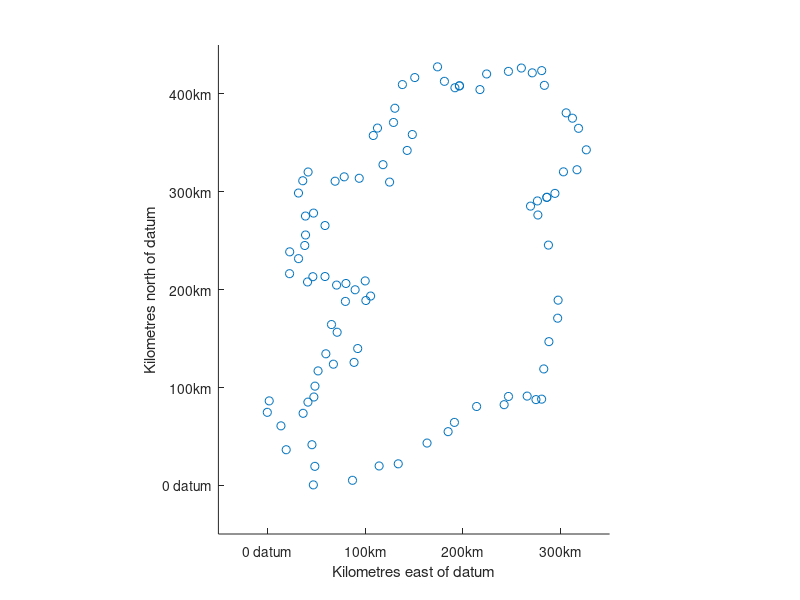
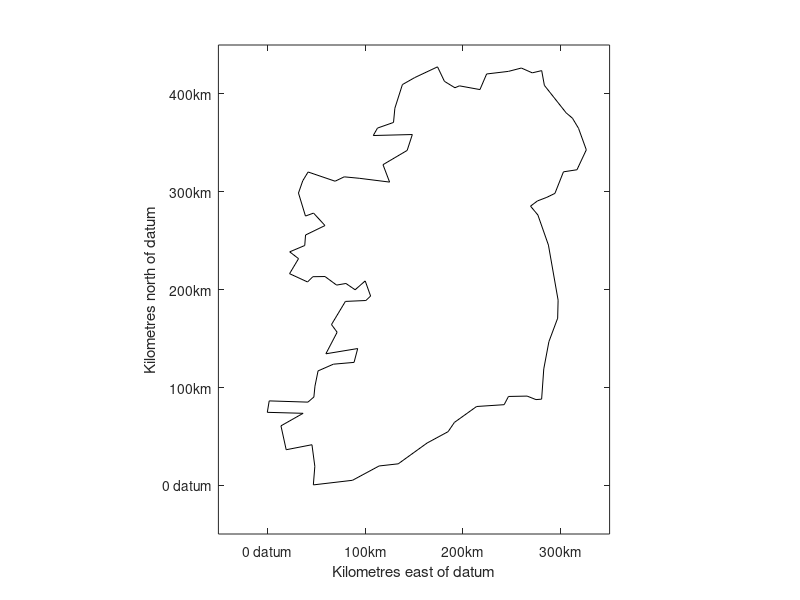
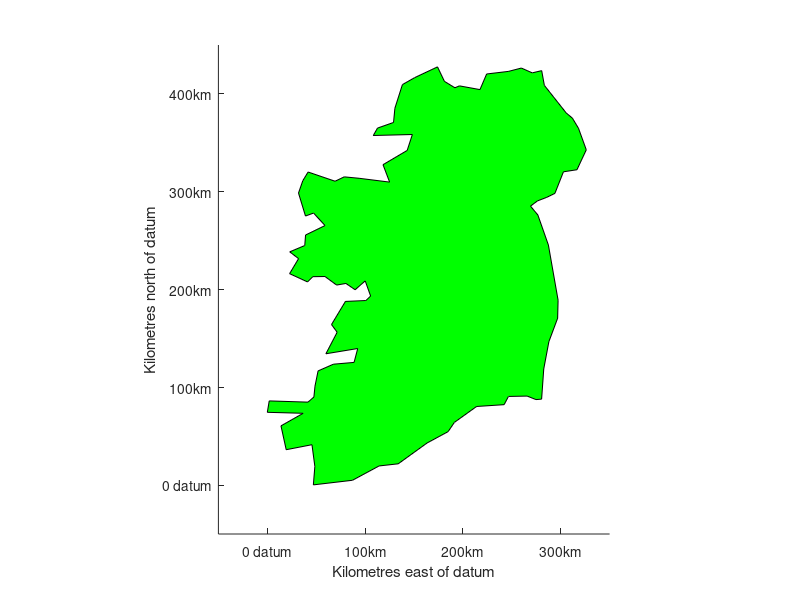
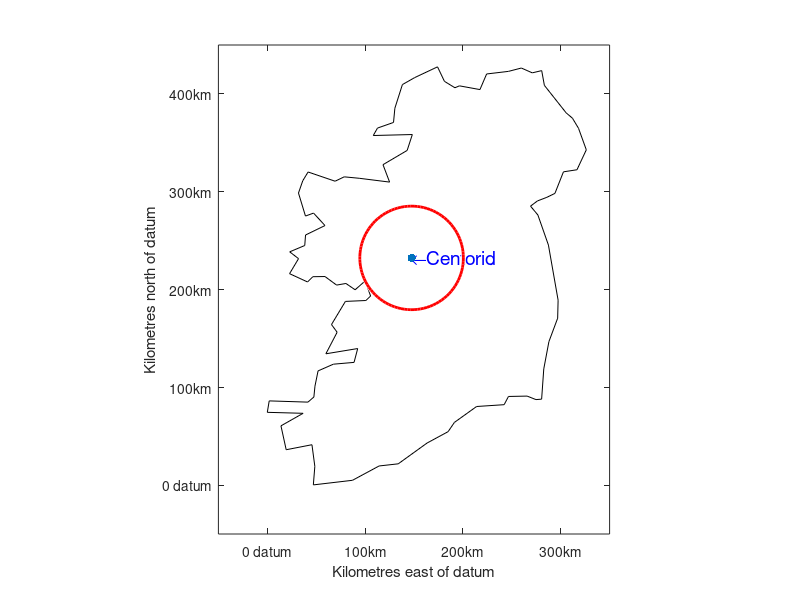

MATLAB code for these plots, in order: (Note: this script raises an error after producing the figures.)
clear;

load('CoastlineData.mat');

%Task1.1
xEast = xEast/1000; %convert to km
yNorth = yNorth/1000; %convert to km

%Task1.2
figure('Name', 'Coast inflection points');
scatter(xEast, yNorth);

daspect([1 1 1]);

axis([-50 350 -50 450]); %xmin xmax ymin ymax

xticks([0, 100, 200, 300]);
yticks([0, 100, 200, 300, 400]);

xticklabels({'0 datum','100km','200km','300km'});
yticklabels({'0 datum', '100km','200km','300km','400km'});

xlabel('Kilometres east of datum')
ylabel('Kilometres north of datum')

%Task1.3
figure('Name', 'Coast Outline');
plot(xEast, yNorth, 'k');

daspect([1 1 1]);

axis([-50 350 -50 450]); %xmin xmax ymin ymax

xticks([0, 100, 200, 300]);
yticks([0, 100, 200, 300, 400]);

xticklabels({'0 datum','100km','200km','300km'});
yticklabels({'0 datum', '100km','200km','300km','400km'});

xlabel('Kilometres east of datum')
ylabel('Kilometres north of datum')

%Task1.4
figure('Name', 'Emerald Isle');
patch(xEast, yNorth, 'g');

daspect([1 1 1]);

axis([-50 350 -50 450]); %xmin xmax ymin ymax

xticks([0, 100, 200, 300]);
yticks([0, 100, 200, 300, 400]);

xticklabels({'0 datum','100km','200km','300km'});
yticklabels({'0 datum', '100km','200km','300km','400km'});

xlabel('Kilometres east of datum')
ylabel('Kilometres north of datum')


%Task2.1
%%polyin = polyshape({xEast}, {yNorth});
%%[xcent,ycent] = centroid(polyin);
xcent= mean(xEast);
ycent= mean(yNorth);

%Task2.2
figure('Name', 'Centoid of Ireland, with largest possible circle');
plot(xEast, yNorth, 'k');
hold on
scatter(xcent, ycent, 'filled', 'r');
text(xcent, ycent, '\leftarrowCentorid','Color','blue','FontSize',14);

daspect([1 1 1]);

axis([-50 350 -50 450]); %xmin xmax ymin ymax

xticks([0, 100, 200, 300]);
yticks([0, 100, 200, 300, 400]);

xticklabels({'0 datum','100km','200km','300km'});
yticklabels({'0 datum', '100km','200km','300km','400km'});

xlabel('Kilometres east of datum')
ylabel('Kilometres north of datum')

%Task2.3
cent = [xcent ycent];
min_d= 9000;
dist_array = zeros(93,1);
for i= 1:93
   refpointx = xEast(i,1);
   refpointy = yNorth(i,1);
   refpoint = [refpointx refpointy];
   distance = norm(refpoint- cent);
   dist_array(i) = distance;
   if distance < min_d
       min_d= distance;
   end
end
disp(min_d);
% Above finds the maximum possible radius and recording distances into an
% array for task 2.5

%Task2.4
viscircles(cent, min_d);

%Task2.5
figure('Name', 'Coast inflection points with coloured distance');
colormap(parula(7));
scatter(xEast, yNorth, [], dist_array, 'filled');

daspect([1 1 1]);

axis([-50 350 -50 450]); %xmin xmax ymin ymax

xticks([0, 100, 200, 300]);
yticks([0, 100, 200, 300, 400]);

xticklabels({'0 datum','100km','200km','300km'});
yticklabels({'0 datum', '100km','200km','300km','400km'});

xlabel('Kilometres east of datum')
ylabel('Kilometres north of datum')

%Task2.6
%%polyin = polyshape({xEast}, {yNorth});
%%P = perimeter(polyin);%% calculates perimeter
perimeter = 0;
for i = 2:93   %% Works as last and first points are the same point
   refpointx = xEast(i-1,1);
   refpointy = yNorth(i-1,1);
   refpoint = [refpointx refpointy];
   refpointx2 = xEast(i,1);
   refpointy2 = yNorth(i,1);
   refpoint2 = [refpointx2 refpointy2];    
   pointdist = norm(refpoint2 - refpoint);
   perimeter = perimeter + pointdist;
end
disp(perimeter);

%Task3.1
co_ordinates = [xEast yNorth];%Creating co-ordinate matrix
longline = max(pdist(co_ordinates));%Finding largest distance between two co-ordinates

figure('Name', 'Emerald Isle with longest line');
patch(xEast, yNorth, 'g');
line([47.08, 280.6], [0.2177, 423.8], 'Color', 'k');%Points found by looking at data
text((47.08+280.8)/2, (0.2177+423.8)/2, '\leftarrowLongest Line','Color','k','FontSize',14);

daspect([1 1 1]);

axis([-50 350 -50 450]); %xmin xmax ymin ymax

xticks([0, 100, 200, 300]);
yticks([0, 100, 200, 300, 400]);

xticklabels({'0 datum','100km','200km','300km'});
yticklabels({'0 datum', '100km','200km','300km','400km'});

xlabel('Kilometres east of datum')
ylabel('Kilometres north of datum')

%Task3.2
north_e = 0;
north_w = 0;
south_w = 0;
south_e = 0;
figure('Name', 'NSEW Scatter colour plot');

for i = 1:93
    refpointx = xEast(i,1);
    refpointy = yNorth(i,1);
    hold all
    if (refpointx > xcent)&&(refpointy > ycent)
       scatter(refpointx, refpointy, 'filled', 'r');
       north_e = north_e + 1;
    
    elseif (refpointx < xcent)&&(refpointy > ycent)
        scatter(refpointx, refpointy, 'filled', 'b');
        north_w = north_w + 1;
     
    elseif (refpointx < xcent)&&(refpointy < ycent)
        scatter(refpointx, refpointy, 'filled', 'k');
        south_w = south_w + 1;
          
    else
        scatter(refpointx, refpointy, 'filled', 'g');
        south_e = south_e + 1;
        
    end
end
hold off
daspect([1 1 1]);

axis([-50 350 -50 450]); %xmin xmax ymin ymax

xticks([0, 100, 200, 300]);
yticks([0, 100, 200, 300, 400]);

xticklabels({'0 datum','100km','200km','300km'});
yticklabels({'0 datum', '100km','200km','300km','400km'});

xlabel('Kilometres east of datum');
ylabel('Kilometres north of datum');

%Task3.3
figure('Name', 'NSEW inflecton bar Chart');
xoxo = categorical({'North East', 'North West', 'South West', 'South East'});
xoxo = reordercats(xoxo,{'North East', 'North West', 'South West', 'South East'});
yoyo = [north_e north_w south_w south_e];
bar(xoxo, yoyo, 'FaceColor',[0 .1 .5],'EdgeColor',[0 .9 .1],'LineWidth',1.5);

%Task3.4
figure('Name', 'Red rectangle around Ireland');
patch(xEast, yNorth, 'g');

xs = min(xEast);
xline(xs, 'r', 'LineWidth', 2);

xl = max(xEast);
xline(xl, 'r', 'LineWidth', 2);

ys = min(yNorth);
yline(ys, 'r', 'LineWidth', 2);

yl = max(yNorth);
yline(yl, 'r', 'LineWidth', 2);

daspect([1 1 1]);

axis([-50 350 -50 450]); %xmin xmax ymin ymax

xticks([0, 100, 200, 300]);
yticks([0, 100, 200, 300, 400]);

xticklabels({'0 datum','100km','200km','300km'});
yticklabels({'0 datum', '100km','200km','300km','400km'});

xlabel('Kilometres east of datum');
ylabel('Kilometres north of datum');

%Task3.5
figure('Name', 'Sailing route around Ireland');
route = convhull(xEast, yNorth);
patch(xEast, yNorth, 'g');
hold on
plot(xEast(route), yNorth(route),'r', 'LineWidth', 2);
[route] = convhull(xEast, yNorth);
distancetravelled = sum(route);
disp(distancetravelled);

daspect([1 1 1]);

axis([-50 350 -50 450]); %xmin xmax ymin ymax

xticks([0, 100, 200, 300]);
yticks([0, 100, 200, 300, 400]);

xticklabels({'0 datum','100km','200km','300km'});
yticklabels({'0 datum', '100km','200km','300km','400km'});

xlabel('Kilometres east of datum');
ylabel('Kilometres north of datum');